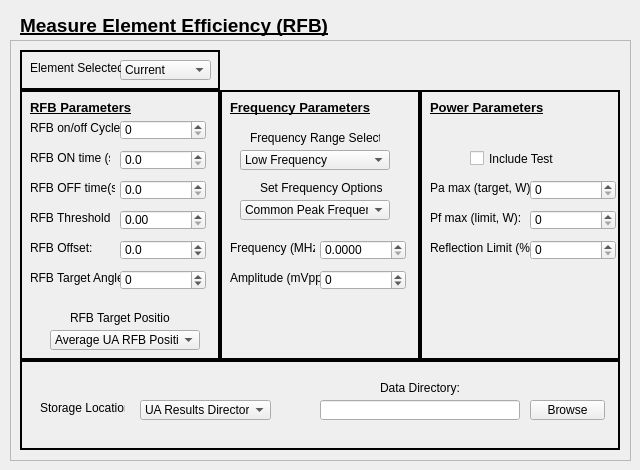
<?xml version="1.0" encoding="UTF-8"?>
<ui version="4.0">
 <class>Form_2</class>
 <widget class="QWidget" name="Form_2">
  <property name="geometry">
   <rect>
    <x>0</x>
    <y>0</y>
    <width>640</width>
    <height>470</height>
   </rect>
  </property>
  <property name="minimumSize">
   <size>
    <width>640</width>
    <height>470</height>
   </size>
  </property>
  <property name="windowTitle">
   <string>Measure Element Efficiency (RFB)</string>
  </property>
  <widget class="QFrame" name="frame">
   <property name="geometry">
    <rect>
     <x>10</x>
     <y>40</y>
     <width>621</width>
     <height>421</height>
    </rect>
   </property>
   <property name="frameShape">
    <enum>QFrame::StyledPanel</enum>
   </property>
   <property name="frameShadow">
    <enum>QFrame::Raised</enum>
   </property>
   <widget class="QFrame" name="frame_2">
    <property name="geometry">
     <rect>
      <x>10</x>
      <y>50</y>
      <width>200</width>
      <height>270</height>
     </rect>
    </property>
    <property name="frameShape">
     <enum>QFrame::Box</enum>
    </property>
    <property name="frameShadow">
     <enum>QFrame::Plain</enum>
    </property>
    <property name="lineWidth">
     <number>2</number>
    </property>
    <widget class="QLabel" name="label_4">
     <property name="geometry">
      <rect>
       <x>10</x>
       <y>10</y>
       <width>161</width>
       <height>16</height>
      </rect>
     </property>
     <property name="text">
      <string>&lt;html&gt;&lt;head/&gt;&lt;body&gt;&lt;p&gt;&lt;span style=&quot; font-size:10pt; font-weight:600; text-decoration: underline;&quot;&gt;RFB Parameters&lt;/span&gt;&lt;/p&gt;&lt;/body&gt;&lt;/html&gt;</string>
     </property>
    </widget>
    <widget class="QLabel" name="label_10">
     <property name="geometry">
      <rect>
       <x>10</x>
       <y>30</y>
       <width>90</width>
       <height>16</height>
      </rect>
     </property>
     <property name="text">
      <string>&lt;html&gt;&lt;head/&gt;&lt;body&gt;&lt;p&gt;RFB on/off Cycles:&lt;/p&gt;&lt;/body&gt;&lt;/html&gt;</string>
     </property>
    </widget>
    <widget class="QDoubleSpinBox" name="RFB_CYCLES_FIELD">
     <property name="geometry">
      <rect>
       <x>100</x>
       <y>30</y>
       <width>86</width>
       <height>20</height>
      </rect>
     </property>
     <property name="toolTip">
      <string>&lt;html&gt;&lt;head/&gt;&lt;body&gt;&lt;p&gt;&lt;span style=&quot; font-size:12pt;&quot;&gt;A non-negative integer that sets the amount of On/Off cycles the RFB will perform.&lt;/span&gt;&lt;/p&gt;&lt;p&gt;&lt;span style=&quot; font-size:12pt;&quot;&gt;Maximum: 1000000 Cycles&lt;/span&gt;&lt;/p&gt;&lt;/body&gt;&lt;/html&gt;</string>
     </property>
     <property name="statusTip">
      <string/>
     </property>
     <property name="whatsThis">
      <string/>
     </property>
     <property name="prefix">
      <string/>
     </property>
     <property name="suffix">
      <string/>
     </property>
     <property name="decimals">
      <number>0</number>
     </property>
     <property name="minimum">
      <double>0.000000000000000</double>
     </property>
     <property name="maximum">
      <double>1000000.000000000000000</double>
     </property>
     <property name="singleStep">
      <double>1.000000000000000</double>
     </property>
    </widget>
    <widget class="QDoubleSpinBox" name="RFB_ON_FIELD">
     <property name="geometry">
      <rect>
       <x>100</x>
       <y>60</y>
       <width>86</width>
       <height>20</height>
      </rect>
     </property>
     <property name="toolTip">
      <string>&lt;html&gt;&lt;head/&gt;&lt;body&gt;&lt;p&gt;&lt;span style=&quot; font-size:12pt;&quot;&gt;A non-negative decimal that sets the amount of ON time the RFB will fire in seconds.&lt;/span&gt;&lt;/p&gt;&lt;p&gt;&lt;span style=&quot; font-size:12pt;&quot;&gt;Maximum: 1000000 Seconds&lt;/span&gt;&lt;/p&gt;&lt;/body&gt;&lt;/html&gt;</string>
     </property>
     <property name="statusTip">
      <string/>
     </property>
     <property name="whatsThis">
      <string/>
     </property>
     <property name="prefix">
      <string/>
     </property>
     <property name="suffix">
      <string/>
     </property>
     <property name="decimals">
      <number>1</number>
     </property>
     <property name="minimum">
      <double>0.000000000000000</double>
     </property>
     <property name="maximum">
      <double>1000000.000000000000000</double>
     </property>
     <property name="singleStep">
      <double>0.100000000000000</double>
     </property>
    </widget>
    <widget class="QLabel" name="label_11">
     <property name="geometry">
      <rect>
       <x>10</x>
       <y>60</y>
       <width>80</width>
       <height>16</height>
      </rect>
     </property>
     <property name="text">
      <string>RFB ON time (s):</string>
     </property>
    </widget>
    <widget class="QDoubleSpinBox" name="RFB_OFF_FIELD">
     <property name="geometry">
      <rect>
       <x>100</x>
       <y>90</y>
       <width>86</width>
       <height>20</height>
      </rect>
     </property>
     <property name="toolTip">
      <string/>
     </property>
     <property name="statusTip">
      <string/>
     </property>
     <property name="whatsThis">
      <string/>
     </property>
     <property name="prefix">
      <string/>
     </property>
     <property name="suffix">
      <string/>
     </property>
     <property name="decimals">
      <number>1</number>
     </property>
     <property name="minimum">
      <double>0.000000000000000</double>
     </property>
     <property name="maximum">
      <double>1000000.000000000000000</double>
     </property>
     <property name="singleStep">
      <double>0.100000000000000</double>
     </property>
    </widget>
    <widget class="QLabel" name="label_12">
     <property name="geometry">
      <rect>
       <x>10</x>
       <y>90</y>
       <width>85</width>
       <height>16</height>
      </rect>
     </property>
     <property name="text">
      <string>RFB OFF time(s):</string>
     </property>
    </widget>
    <widget class="QDoubleSpinBox" name="RFB_THRESHOLD_FIELD">
     <property name="geometry">
      <rect>
       <x>100</x>
       <y>120</y>
       <width>86</width>
       <height>20</height>
      </rect>
     </property>
     <property name="toolTip">
      <string/>
     </property>
     <property name="statusTip">
      <string/>
     </property>
     <property name="whatsThis">
      <string/>
     </property>
     <property name="prefix">
      <string/>
     </property>
     <property name="suffix">
      <string/>
     </property>
     <property name="decimals">
      <number>2</number>
     </property>
     <property name="minimum">
      <double>0.000000000000000</double>
     </property>
     <property name="maximum">
      <double>1000000.000000000000000</double>
     </property>
     <property name="singleStep">
      <double>0.010000000000000</double>
     </property>
    </widget>
    <widget class="QLabel" name="label_13">
     <property name="geometry">
      <rect>
       <x>10</x>
       <y>120</y>
       <width>80</width>
       <height>16</height>
      </rect>
     </property>
     <property name="text">
      <string>RFB Threshold:</string>
     </property>
    </widget>
    <widget class="QDoubleSpinBox" name="RFB_OFFSET_FIELD">
     <property name="geometry">
      <rect>
       <x>100</x>
       <y>150</y>
       <width>86</width>
       <height>20</height>
      </rect>
     </property>
     <property name="toolTip">
      <string/>
     </property>
     <property name="statusTip">
      <string/>
     </property>
     <property name="whatsThis">
      <string/>
     </property>
     <property name="prefix">
      <string/>
     </property>
     <property name="suffix">
      <string/>
     </property>
     <property name="decimals">
      <number>1</number>
     </property>
     <property name="minimum">
      <double>-1000000.000000000000000</double>
     </property>
     <property name="maximum">
      <double>1000000.000000000000000</double>
     </property>
     <property name="singleStep">
      <double>0.100000000000000</double>
     </property>
    </widget>
    <widget class="QLabel" name="label_14">
     <property name="geometry">
      <rect>
       <x>10</x>
       <y>150</y>
       <width>80</width>
       <height>16</height>
      </rect>
     </property>
     <property name="text">
      <string>RFB Offset:</string>
     </property>
    </widget>
    <widget class="QDoubleSpinBox" name="RFB_ANGLE_FIELD">
     <property name="geometry">
      <rect>
       <x>100</x>
       <y>180</y>
       <width>86</width>
       <height>20</height>
      </rect>
     </property>
     <property name="toolTip">
      <string/>
     </property>
     <property name="statusTip">
      <string/>
     </property>
     <property name="whatsThis">
      <string/>
     </property>
     <property name="prefix">
      <string/>
     </property>
     <property name="suffix">
      <string/>
     </property>
     <property name="decimals">
      <number>0</number>
     </property>
     <property name="minimum">
      <double>-360.000000000000000</double>
     </property>
     <property name="maximum">
      <double>360.000000000000000</double>
     </property>
     <property name="singleStep">
      <double>1.000000000000000</double>
     </property>
    </widget>
    <widget class="QLabel" name="label_15">
     <property name="geometry">
      <rect>
       <x>10</x>
       <y>180</y>
       <width>90</width>
       <height>16</height>
      </rect>
     </property>
     <property name="text">
      <string>RFB Target Angle:</string>
     </property>
    </widget>
    <widget class="QComboBox" name="RFB_TARGET_POSITION_FIELD">
     <property name="geometry">
      <rect>
       <x>30</x>
       <y>240</y>
       <width>150</width>
       <height>20</height>
      </rect>
     </property>
     <item>
      <property name="text">
       <string>Average UA RFB Position</string>
      </property>
     </item>
    </widget>
    <widget class="QLabel" name="label_3">
     <property name="geometry">
      <rect>
       <x>50</x>
       <y>220</y>
       <width>100</width>
       <height>16</height>
      </rect>
     </property>
     <property name="text">
      <string>RFB Target Position</string>
     </property>
    </widget>
   </widget>
   <widget class="QFrame" name="frame_3">
    <property name="geometry">
     <rect>
      <x>10</x>
      <y>10</y>
      <width>200</width>
      <height>40</height>
     </rect>
    </property>
    <property name="frameShape">
     <enum>QFrame::Box</enum>
    </property>
    <property name="frameShadow">
     <enum>QFrame::Plain</enum>
    </property>
    <property name="lineWidth">
     <number>2</number>
    </property>
    <widget class="QComboBox" name="ELEMENT_SELECTION_FIELD">
     <property name="geometry">
      <rect>
       <x>100</x>
       <y>10</y>
       <width>91</width>
       <height>20</height>
      </rect>
     </property>
     <property name="toolTip">
      <string>&lt;html&gt;&lt;head/&gt;&lt;body&gt;&lt;p&gt;&lt;span style=&quot; font-size:12pt;&quot;&gt;Select the element you would like to measure the efficiency of.&lt;/span&gt;&lt;/p&gt;&lt;/body&gt;&lt;/html&gt;</string>
     </property>
     <property name="maxVisibleItems">
      <number>11</number>
     </property>
     <item>
      <property name="text">
       <string>Current</string>
      </property>
     </item>
     <item>
      <property name="text">
       <string>Element 1</string>
      </property>
     </item>
     <item>
      <property name="text">
       <string>Element 2</string>
      </property>
     </item>
     <item>
      <property name="text">
       <string>Element 3</string>
      </property>
     </item>
     <item>
      <property name="text">
       <string>Element 4</string>
      </property>
     </item>
     <item>
      <property name="text">
       <string>Element 5</string>
      </property>
     </item>
     <item>
      <property name="text">
       <string>Element 6</string>
      </property>
     </item>
     <item>
      <property name="text">
       <string>Element 7</string>
      </property>
     </item>
     <item>
      <property name="text">
       <string>Element 8</string>
      </property>
     </item>
     <item>
      <property name="text">
       <string>Element 9</string>
      </property>
     </item>
     <item>
      <property name="text">
       <string>Element 10</string>
      </property>
     </item>
    </widget>
    <widget class="QLabel" name="label_2">
     <property name="geometry">
      <rect>
       <x>10</x>
       <y>10</y>
       <width>91</width>
       <height>16</height>
      </rect>
     </property>
     <property name="text">
      <string>Element Selected:</string>
     </property>
    </widget>
   </widget>
   <widget class="QFrame" name="frame_4">
    <property name="geometry">
     <rect>
      <x>210</x>
      <y>50</y>
      <width>200</width>
      <height>270</height>
     </rect>
    </property>
    <property name="frameShape">
     <enum>QFrame::Box</enum>
    </property>
    <property name="frameShadow">
     <enum>QFrame::Plain</enum>
    </property>
    <property name="lineWidth">
     <number>2</number>
    </property>
    <widget class="QLabel" name="label_9">
     <property name="geometry">
      <rect>
       <x>10</x>
       <y>10</y>
       <width>161</width>
       <height>16</height>
      </rect>
     </property>
     <property name="text">
      <string>&lt;html&gt;&lt;head/&gt;&lt;body&gt;&lt;p&gt;&lt;span style=&quot; font-size:10pt; font-weight:600; text-decoration: underline;&quot;&gt;Frequency Parameters&lt;/span&gt;&lt;/p&gt;&lt;/body&gt;&lt;/html&gt;</string>
     </property>
    </widget>
    <widget class="QDoubleSpinBox" name="FREQUENCY_FIELD">
     <property name="geometry">
      <rect>
       <x>100</x>
       <y>150</y>
       <width>86</width>
       <height>20</height>
      </rect>
     </property>
     <property name="toolTip">
      <string/>
     </property>
     <property name="statusTip">
      <string/>
     </property>
     <property name="whatsThis">
      <string/>
     </property>
     <property name="prefix">
      <string/>
     </property>
     <property name="suffix">
      <string/>
     </property>
     <property name="decimals">
      <number>4</number>
     </property>
     <property name="minimum">
      <double>0.000000000000000</double>
     </property>
     <property name="maximum">
      <double>50.000000000000000</double>
     </property>
     <property name="singleStep">
      <double>0.000100000000000</double>
     </property>
    </widget>
    <widget class="QLabel" name="label_38">
     <property name="geometry">
      <rect>
       <x>10</x>
       <y>150</y>
       <width>85</width>
       <height>16</height>
      </rect>
     </property>
     <property name="text">
      <string>Frequency (MHz):</string>
     </property>
    </widget>
    <widget class="QDoubleSpinBox" name="AMPLITUDE_FIELD">
     <property name="geometry">
      <rect>
       <x>100</x>
       <y>180</y>
       <width>86</width>
       <height>20</height>
      </rect>
     </property>
     <property name="toolTip">
      <string/>
     </property>
     <property name="statusTip">
      <string/>
     </property>
     <property name="whatsThis">
      <string/>
     </property>
     <property name="prefix">
      <string/>
     </property>
     <property name="suffix">
      <string/>
     </property>
     <property name="decimals">
      <number>0</number>
     </property>
     <property name="minimum">
      <double>-10000.000000000000000</double>
     </property>
     <property name="maximum">
      <double>10000.000000000000000</double>
     </property>
     <property name="singleStep">
      <double>1.000000000000000</double>
     </property>
    </widget>
    <widget class="QLabel" name="label_39">
     <property name="geometry">
      <rect>
       <x>10</x>
       <y>180</y>
       <width>90</width>
       <height>16</height>
      </rect>
     </property>
     <property name="text">
      <string>Amplitude (mVpp):</string>
     </property>
    </widget>
    <widget class="QLabel" name="label_34">
     <property name="geometry">
      <rect>
       <x>30</x>
       <y>40</y>
       <width>130</width>
       <height>16</height>
      </rect>
     </property>
     <property name="text">
      <string>Frequency Range Selected</string>
     </property>
    </widget>
    <widget class="QComboBox" name="FREQUENCY_SELECTION_FIELD">
     <property name="geometry">
      <rect>
       <x>20</x>
       <y>60</y>
       <width>150</width>
       <height>20</height>
      </rect>
     </property>
     <item>
      <property name="text">
       <string>Low Frequency</string>
      </property>
     </item>
    </widget>
    <widget class="QLabel" name="label_35">
     <property name="geometry">
      <rect>
       <x>40</x>
       <y>90</y>
       <width>130</width>
       <height>16</height>
      </rect>
     </property>
     <property name="text">
      <string>Set Frequency Options</string>
     </property>
    </widget>
    <widget class="QComboBox" name="OPTIONS_SELECTION_FIELD">
     <property name="geometry">
      <rect>
       <x>20</x>
       <y>110</y>
       <width>150</width>
       <height>20</height>
      </rect>
     </property>
     <item>
      <property name="text">
       <string>Common Peak Frequency</string>
      </property>
     </item>
    </widget>
   </widget>
   <widget class="QFrame" name="frame_5">
    <property name="geometry">
     <rect>
      <x>410</x>
      <y>50</y>
      <width>200</width>
      <height>270</height>
     </rect>
    </property>
    <property name="frameShape">
     <enum>QFrame::Box</enum>
    </property>
    <property name="frameShadow">
     <enum>QFrame::Plain</enum>
    </property>
    <property name="lineWidth">
     <number>2</number>
    </property>
    <widget class="QLabel" name="label_41">
     <property name="geometry">
      <rect>
       <x>10</x>
       <y>10</y>
       <width>161</width>
       <height>16</height>
      </rect>
     </property>
     <property name="text">
      <string>&lt;html&gt;&lt;head/&gt;&lt;body&gt;&lt;p&gt;&lt;span style=&quot; font-size:10pt; font-weight:600; text-decoration: underline;&quot;&gt;Power Parameters&lt;/span&gt;&lt;/p&gt;&lt;/body&gt;&lt;/html&gt;</string>
     </property>
    </widget>
    <widget class="QLabel" name="label_42">
     <property name="geometry">
      <rect>
       <x>10</x>
       <y>90</y>
       <width>100</width>
       <height>16</height>
      </rect>
     </property>
     <property name="text">
      <string>Pa max (target, W):</string>
     </property>
    </widget>
    <widget class="QDoubleSpinBox" name="POWER_TARGET_FIELD">
     <property name="geometry">
      <rect>
       <x>110</x>
       <y>90</y>
       <width>86</width>
       <height>20</height>
      </rect>
     </property>
     <property name="toolTip">
      <string/>
     </property>
     <property name="statusTip">
      <string/>
     </property>
     <property name="whatsThis">
      <string/>
     </property>
     <property name="prefix">
      <string/>
     </property>
     <property name="suffix">
      <string/>
     </property>
     <property name="decimals">
      <number>0</number>
     </property>
     <property name="minimum">
      <double>0.000000000000000</double>
     </property>
     <property name="maximum">
      <double>500.000000000000000</double>
     </property>
     <property name="singleStep">
      <double>1.000000000000000</double>
     </property>
    </widget>
    <widget class="QDoubleSpinBox" name="POWER_MAX_FIELD">
     <property name="geometry">
      <rect>
       <x>110</x>
       <y>120</y>
       <width>86</width>
       <height>20</height>
      </rect>
     </property>
     <property name="toolTip">
      <string/>
     </property>
     <property name="statusTip">
      <string/>
     </property>
     <property name="whatsThis">
      <string/>
     </property>
     <property name="prefix">
      <string/>
     </property>
     <property name="suffix">
      <string/>
     </property>
     <property name="decimals">
      <number>0</number>
     </property>
     <property name="minimum">
      <double>0.000000000000000</double>
     </property>
     <property name="maximum">
      <double>500.000000000000000</double>
     </property>
     <property name="singleStep">
      <double>1.000000000000000</double>
     </property>
    </widget>
    <widget class="QLabel" name="label_43">
     <property name="geometry">
      <rect>
       <x>10</x>
       <y>120</y>
       <width>100</width>
       <height>16</height>
      </rect>
     </property>
     <property name="text">
      <string>Pf max (limit, W):</string>
     </property>
    </widget>
    <widget class="QDoubleSpinBox" name="REFLECTION_LIMIT_FIELD">
     <property name="geometry">
      <rect>
       <x>110</x>
       <y>150</y>
       <width>86</width>
       <height>20</height>
      </rect>
     </property>
     <property name="toolTip">
      <string/>
     </property>
     <property name="statusTip">
      <string/>
     </property>
     <property name="whatsThis">
      <string/>
     </property>
     <property name="prefix">
      <string/>
     </property>
     <property name="suffix">
      <string/>
     </property>
     <property name="decimals">
      <number>0</number>
     </property>
     <property name="minimum">
      <double>0.000000000000000</double>
     </property>
     <property name="maximum">
      <double>100.000000000000000</double>
     </property>
     <property name="singleStep">
      <double>1.000000000000000</double>
     </property>
    </widget>
    <widget class="QLabel" name="label_44">
     <property name="geometry">
      <rect>
       <x>10</x>
       <y>150</y>
       <width>100</width>
       <height>16</height>
      </rect>
     </property>
     <property name="text">
      <string>Reflection Limit (%):</string>
     </property>
    </widget>
    <widget class="QCheckBox" name="POWER_TEST_CHECKBOX">
     <property name="geometry">
      <rect>
       <x>50</x>
       <y>60</y>
       <width>91</width>
       <height>17</height>
      </rect>
     </property>
     <property name="text">
      <string>Include Test</string>
     </property>
    </widget>
   </widget>
   <widget class="QFrame" name="frame_6">
    <property name="geometry">
     <rect>
      <x>10</x>
      <y>320</y>
      <width>600</width>
      <height>90</height>
     </rect>
    </property>
    <property name="frameShape">
     <enum>QFrame::Box</enum>
    </property>
    <property name="frameShadow">
     <enum>QFrame::Plain</enum>
    </property>
    <property name="lineWidth">
     <number>2</number>
    </property>
    <widget class="QComboBox" name="DATALOC_FIELD">
     <property name="geometry">
      <rect>
       <x>120</x>
       <y>40</y>
       <width>131</width>
       <height>20</height>
      </rect>
     </property>
     <item>
      <property name="text">
       <string>UA Results Directory</string>
      </property>
     </item>
     <item>
      <property name="text">
       <string>Results 2</string>
      </property>
     </item>
     <item>
      <property name="text">
       <string>Results 3</string>
      </property>
     </item>
    </widget>
    <widget class="QLabel" name="label_49">
     <property name="geometry">
      <rect>
       <x>20</x>
       <y>40</y>
       <width>85</width>
       <height>16</height>
      </rect>
     </property>
     <property name="text">
      <string>Storage Location:</string>
     </property>
    </widget>
    <widget class="QPushButton" name="DATA_DIRECTORY_BUTTON">
     <property name="geometry">
      <rect>
       <x>510</x>
       <y>40</y>
       <width>75</width>
       <height>20</height>
      </rect>
     </property>
     <property name="text">
      <string>Browse</string>
     </property>
    </widget>
    <widget class="QLineEdit" name="DATA_DIRECTORY_FIELD">
     <property name="geometry">
      <rect>
       <x>300</x>
       <y>40</y>
       <width>200</width>
       <height>20</height>
      </rect>
     </property>
    </widget>
    <widget class="QLabel" name="label_50">
     <property name="geometry">
      <rect>
       <x>360</x>
       <y>20</y>
       <width>81</width>
       <height>16</height>
      </rect>
     </property>
     <property name="text">
      <string>Data Directory:</string>
     </property>
    </widget>
   </widget>
  </widget>
  <widget class="QLabel" name="label">
   <property name="geometry">
    <rect>
     <x>20</x>
     <y>10</y>
     <width>331</width>
     <height>31</height>
    </rect>
   </property>
   <property name="text">
    <string>&lt;html&gt;&lt;head/&gt;&lt;body&gt;&lt;p&gt;&lt;span style=&quot; font-size:14pt; font-weight:600; text-decoration: underline;&quot;&gt;Measure Element Efficiency (RFB)&lt;/span&gt;&lt;/p&gt;&lt;/body&gt;&lt;/html&gt;</string>
   </property>
  </widget>
 </widget>
 <resources/>
 <connections/>
</ui>
